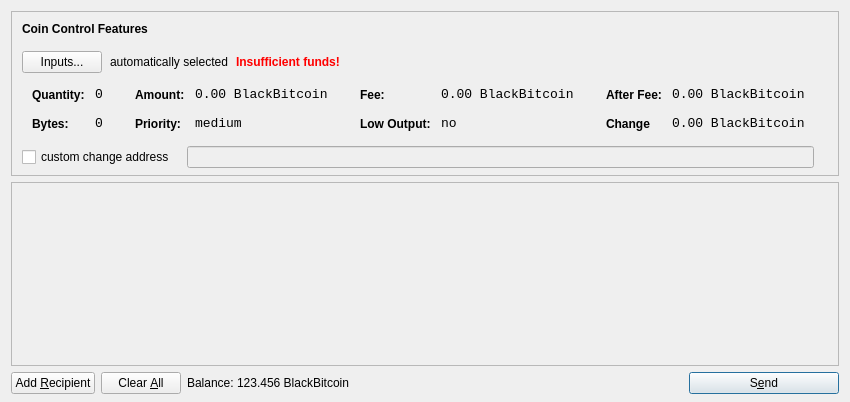
<?xml version="1.0" encoding="UTF-8"?>
<ui version="4.0">
 <class>SendCoinsDialog</class>
 <widget class="QDialog" name="SendCoinsDialog">
  <property name="geometry">
   <rect>
    <x>0</x>
    <y>0</y>
    <width>850</width>
    <height>402</height>
   </rect>
  </property>
  <property name="windowTitle">
   <string>Send Coins</string>
  </property>
  <layout class="QVBoxLayout" name="verticalLayout" stretch="0,1,0">
   <property name="bottomMargin">
    <number>8</number>
   </property>
   <item>
    <widget class="QFrame" name="frameCoinControl">
     <property name="sizePolicy">
      <sizepolicy hsizetype="Expanding" vsizetype="Expanding">
       <horstretch>0</horstretch>
       <verstretch>0</verstretch>
      </sizepolicy>
     </property>
     <property name="maximumSize">
      <size>
       <width>16777215</width>
       <height>16777215</height>
      </size>
     </property>
     <property name="frameShape">
      <enum>QFrame::StyledPanel</enum>
     </property>
     <property name="frameShadow">
      <enum>QFrame::Sunken</enum>
     </property>
     <layout class="QVBoxLayout" name="verticalLayoutCoinControl2">
      <property name="spacing">
       <number>6</number>
      </property>
      <property name="leftMargin">
       <number>0</number>
      </property>
      <property name="topMargin">
       <number>0</number>
      </property>
      <property name="rightMargin">
       <number>0</number>
      </property>
      <property name="bottomMargin">
       <number>6</number>
      </property>
      <item>
       <layout class="QVBoxLayout" name="verticalLayoutCoinControl" stretch="0,0,0,0,1">
        <property name="spacing">
         <number>0</number>
        </property>
        <property name="leftMargin">
         <number>10</number>
        </property>
        <property name="topMargin">
         <number>10</number>
        </property>
        <item>
         <layout class="QHBoxLayout" name="horizontalLayoutCoinControl1">
          <property name="bottomMargin">
           <number>15</number>
          </property>
          <item>
           <widget class="QLabel" name="labelCoinControlFeatures">
            <property name="sizePolicy">
             <sizepolicy hsizetype="Preferred" vsizetype="Maximum">
              <horstretch>0</horstretch>
              <verstretch>0</verstretch>
             </sizepolicy>
            </property>
            <property name="font">
             <font>
              <weight>75</weight>
              <bold>true</bold>
             </font>
            </property>
            <property name="styleSheet">
             <string notr="true">font-weight:bold;</string>
            </property>
            <property name="text">
             <string>Coin Control Features</string>
            </property>
           </widget>
          </item>
         </layout>
        </item>
        <item>
         <layout class="QHBoxLayout" name="horizontalLayoutCoinControl2" stretch="0,0,0,0">
          <property name="spacing">
           <number>8</number>
          </property>
          <property name="bottomMargin">
           <number>10</number>
          </property>
          <item>
           <widget class="QPushButton" name="pushButtonCoinControl">
            <property name="styleSheet">
             <string notr="true"/>
            </property>
            <property name="text">
             <string>Inputs...</string>
            </property>
           </widget>
          </item>
          <item>
           <widget class="QLabel" name="labelCoinControlAutomaticallySelected">
            <property name="text">
             <string>automatically selected</string>
            </property>
            <property name="margin">
             <number>5</number>
            </property>
           </widget>
          </item>
          <item>
           <widget class="QLabel" name="labelCoinControlInsuffFunds">
            <property name="font">
             <font>
              <weight>75</weight>
              <bold>true</bold>
             </font>
            </property>
            <property name="styleSheet">
             <string notr="true">color:red;font-weight:bold;</string>
            </property>
            <property name="text">
             <string>Insufficient funds!</string>
            </property>
            <property name="margin">
             <number>5</number>
            </property>
           </widget>
          </item>
          <item>
           <spacer name="horizontalSpacerCoinControl">
            <property name="orientation">
             <enum>Qt::Horizontal</enum>
            </property>
            <property name="sizeHint" stdset="0">
             <size>
              <width>40</width>
              <height>1</height>
             </size>
            </property>
           </spacer>
          </item>
         </layout>
        </item>
        <item>
         <widget class="QWidget" name="widgetCoinControl" native="true">
          <property name="sizePolicy">
           <sizepolicy hsizetype="Preferred" vsizetype="Preferred">
            <horstretch>0</horstretch>
            <verstretch>0</verstretch>
           </sizepolicy>
          </property>
          <property name="minimumSize">
           <size>
            <width>0</width>
            <height>0</height>
           </size>
          </property>
          <property name="styleSheet">
           <string notr="true"/>
          </property>
          <layout class="QHBoxLayout" name="horizontalLayoutCoinControl5">
           <property name="leftMargin">
            <number>0</number>
           </property>
           <property name="topMargin">
            <number>0</number>
           </property>
           <property name="rightMargin">
            <number>0</number>
           </property>
           <property name="bottomMargin">
            <number>0</number>
           </property>
           <item>
            <layout class="QHBoxLayout" name="horizontalLayoutCoinControl3" stretch="0,0,0,1">
             <property name="spacing">
              <number>20</number>
             </property>
             <property name="topMargin">
              <number>0</number>
             </property>
             <property name="bottomMargin">
              <number>10</number>
             </property>
             <item>
              <layout class="QFormLayout" name="formLayoutCoinControl1">
               <property name="horizontalSpacing">
                <number>10</number>
               </property>
               <property name="verticalSpacing">
                <number>14</number>
               </property>
               <property name="leftMargin">
                <number>10</number>
               </property>
               <property name="topMargin">
                <number>4</number>
               </property>
               <property name="rightMargin">
                <number>6</number>
               </property>
               <item row="0" column="0">
                <widget class="QLabel" name="labelCoinControlQuantityText">
                 <property name="styleSheet">
                  <string notr="true">font-weight:bold;</string>
                 </property>
                 <property name="text">
                  <string>Quantity:</string>
                 </property>
                 <property name="margin">
                  <number>0</number>
                 </property>
                </widget>
               </item>
               <item row="0" column="1">
                <widget class="QLabel" name="labelCoinControlQuantity">
                 <property name="font">
                  <font>
                   <family>Monospace</family>
                   <pointsize>10</pointsize>
                  </font>
                 </property>
                 <property name="cursor">
                  <cursorShape>IBeamCursor</cursorShape>
                 </property>
                 <property name="contextMenuPolicy">
                  <enum>Qt::ActionsContextMenu</enum>
                 </property>
                 <property name="text">
                  <string>0</string>
                 </property>
                 <property name="margin">
                  <number>0</number>
                 </property>
                 <property name="textInteractionFlags">
                  <set>Qt::LinksAccessibleByMouse|Qt::TextSelectableByKeyboard|Qt::TextSelectableByMouse</set>
                 </property>
                </widget>
               </item>
               <item row="1" column="0">
                <widget class="QLabel" name="labelCoinControlBytesText">
                 <property name="styleSheet">
                  <string notr="true">font-weight:bold;</string>
                 </property>
                 <property name="text">
                  <string>Bytes:</string>
                 </property>
                </widget>
               </item>
               <item row="1" column="1">
                <widget class="QLabel" name="labelCoinControlBytes">
                 <property name="font">
                  <font>
                   <family>Monospace</family>
                   <pointsize>10</pointsize>
                  </font>
                 </property>
                 <property name="cursor">
                  <cursorShape>IBeamCursor</cursorShape>
                 </property>
                 <property name="contextMenuPolicy">
                  <enum>Qt::ActionsContextMenu</enum>
                 </property>
                 <property name="text">
                  <string>0</string>
                 </property>
                 <property name="textInteractionFlags">
                  <set>Qt::LinksAccessibleByMouse|Qt::TextSelectableByKeyboard|Qt::TextSelectableByMouse</set>
                 </property>
                </widget>
               </item>
              </layout>
             </item>
             <item>
              <layout class="QFormLayout" name="formLayoutCoinControl2">
               <property name="horizontalSpacing">
                <number>10</number>
               </property>
               <property name="verticalSpacing">
                <number>14</number>
               </property>
               <property name="leftMargin">
                <number>6</number>
               </property>
               <property name="topMargin">
                <number>4</number>
               </property>
               <property name="rightMargin">
                <number>6</number>
               </property>
               <item row="0" column="0">
                <widget class="QLabel" name="labelCoinControlAmountText">
                 <property name="styleSheet">
                  <string notr="true">font-weight:bold;</string>
                 </property>
                 <property name="text">
                  <string>Amount:</string>
                 </property>
                 <property name="margin">
                  <number>0</number>
                 </property>
                </widget>
               </item>
               <item row="0" column="1">
                <widget class="QLabel" name="labelCoinControlAmount">
                 <property name="font">
                  <font>
                   <family>Monospace</family>
                   <pointsize>10</pointsize>
                  </font>
                 </property>
                 <property name="cursor">
                  <cursorShape>IBeamCursor</cursorShape>
                 </property>
                 <property name="contextMenuPolicy">
                  <enum>Qt::ActionsContextMenu</enum>
                 </property>
                 <property name="text">
                  <string>0.00 BlackBitcoin</string>
                 </property>
                 <property name="textInteractionFlags">
                  <set>Qt::LinksAccessibleByMouse|Qt::TextSelectableByKeyboard|Qt::TextSelectableByMouse</set>
                 </property>
                </widget>
               </item>
               <item row="1" column="0">
                <widget class="QLabel" name="labelCoinControlPriorityText">
                 <property name="styleSheet">
                  <string notr="true">font-weight:bold;</string>
                 </property>
                 <property name="text">
                  <string>Priority:</string>
                 </property>
                </widget>
               </item>
               <item row="1" column="1">
                <widget class="QLabel" name="labelCoinControlPriority">
                 <property name="font">
                  <font>
                   <family>Monospace</family>
                   <pointsize>10</pointsize>
                  </font>
                 </property>
                 <property name="cursor">
                  <cursorShape>IBeamCursor</cursorShape>
                 </property>
                 <property name="contextMenuPolicy">
                  <enum>Qt::ActionsContextMenu</enum>
                 </property>
                 <property name="text">
                  <string>medium</string>
                 </property>
                 <property name="textInteractionFlags">
                  <set>Qt::LinksAccessibleByMouse|Qt::TextSelectableByKeyboard|Qt::TextSelectableByMouse</set>
                 </property>
                </widget>
               </item>
              </layout>
             </item>
             <item>
              <layout class="QFormLayout" name="formLayoutCoinControl3">
               <property name="horizontalSpacing">
                <number>10</number>
               </property>
               <property name="verticalSpacing">
                <number>14</number>
               </property>
               <property name="leftMargin">
                <number>6</number>
               </property>
               <property name="topMargin">
                <number>4</number>
               </property>
               <property name="rightMargin">
                <number>6</number>
               </property>
               <item row="0" column="0">
                <widget class="QLabel" name="labelCoinControlFeeText">
                 <property name="styleSheet">
                  <string notr="true">font-weight:bold;</string>
                 </property>
                 <property name="text">
                  <string>Fee:</string>
                 </property>
                 <property name="margin">
                  <number>0</number>
                 </property>
                </widget>
               </item>
               <item row="0" column="1">
                <widget class="QLabel" name="labelCoinControlFee">
                 <property name="font">
                  <font>
                   <family>Monospace</family>
                   <pointsize>10</pointsize>
                  </font>
                 </property>
                 <property name="cursor">
                  <cursorShape>IBeamCursor</cursorShape>
                 </property>
                 <property name="contextMenuPolicy">
                  <enum>Qt::ActionsContextMenu</enum>
                 </property>
                 <property name="text">
                  <string>0.00 BlackBitcoin</string>
                 </property>
                 <property name="textInteractionFlags">
                  <set>Qt::LinksAccessibleByMouse|Qt::TextSelectableByKeyboard|Qt::TextSelectableByMouse</set>
                 </property>
                </widget>
               </item>
               <item row="1" column="0">
                <widget class="QLabel" name="labelCoinControlLowOutputText">
                 <property name="styleSheet">
                  <string notr="true">font-weight:bold;</string>
                 </property>
                 <property name="text">
                  <string>Low Output:</string>
                 </property>
                </widget>
               </item>
               <item row="1" column="1">
                <widget class="QLabel" name="labelCoinControlLowOutput">
                 <property name="font">
                  <font>
                   <family>Monospace</family>
                   <pointsize>10</pointsize>
                  </font>
                 </property>
                 <property name="cursor">
                  <cursorShape>IBeamCursor</cursorShape>
                 </property>
                 <property name="contextMenuPolicy">
                  <enum>Qt::ActionsContextMenu</enum>
                 </property>
                 <property name="text">
                  <string>no</string>
                 </property>
                 <property name="textInteractionFlags">
                  <set>Qt::LinksAccessibleByMouse|Qt::TextSelectableByKeyboard|Qt::TextSelectableByMouse</set>
                 </property>
                </widget>
               </item>
              </layout>
             </item>
             <item>
              <layout class="QFormLayout" name="formLayoutCoinControl4">
               <property name="horizontalSpacing">
                <number>10</number>
               </property>
               <property name="verticalSpacing">
                <number>14</number>
               </property>
               <property name="leftMargin">
                <number>6</number>
               </property>
               <property name="topMargin">
                <number>4</number>
               </property>
               <property name="rightMargin">
                <number>6</number>
               </property>
               <item row="0" column="0">
                <widget class="QLabel" name="labelCoinControlAfterFeeText">
                 <property name="styleSheet">
                  <string notr="true">font-weight:bold;</string>
                 </property>
                 <property name="text">
                  <string>After Fee:</string>
                 </property>
                 <property name="margin">
                  <number>0</number>
                 </property>
                </widget>
               </item>
               <item row="0" column="1">
                <widget class="QLabel" name="labelCoinControlAfterFee">
                 <property name="font">
                  <font>
                   <family>Monospace</family>
                   <pointsize>10</pointsize>
                  </font>
                 </property>
                 <property name="cursor">
                  <cursorShape>IBeamCursor</cursorShape>
                 </property>
                 <property name="contextMenuPolicy">
                  <enum>Qt::ActionsContextMenu</enum>
                 </property>
                 <property name="text">
                  <string>0.00 BlackBitcoin</string>
                 </property>
                 <property name="textInteractionFlags">
                  <set>Qt::LinksAccessibleByMouse|Qt::TextSelectableByKeyboard|Qt::TextSelectableByMouse</set>
                 </property>
                </widget>
               </item>
               <item row="1" column="0">
                <widget class="QLabel" name="labelCoinControlChangeText">
                 <property name="styleSheet">
                  <string notr="true">font-weight:bold;</string>
                 </property>
                 <property name="text">
                  <string>Change</string>
                 </property>
                </widget>
               </item>
               <item row="1" column="1">
                <widget class="QLabel" name="labelCoinControlChange">
                 <property name="font">
                  <font>
                   <family>Monospace</family>
                   <pointsize>10</pointsize>
                  </font>
                 </property>
                 <property name="cursor">
                  <cursorShape>IBeamCursor</cursorShape>
                 </property>
                 <property name="contextMenuPolicy">
                  <enum>Qt::ActionsContextMenu</enum>
                 </property>
                 <property name="text">
                  <string>0.00 BlackBitcoin</string>
                 </property>
                 <property name="textInteractionFlags">
                  <set>Qt::LinksAccessibleByMouse|Qt::TextSelectableByKeyboard|Qt::TextSelectableByMouse</set>
                 </property>
                </widget>
               </item>
              </layout>
             </item>
            </layout>
           </item>
          </layout>
         </widget>
        </item>
        <item>
         <layout class="QHBoxLayout" name="horizontalLayoutCoinControl4" stretch="0,0,0">
          <property name="spacing">
           <number>12</number>
          </property>
          <property name="sizeConstraint">
           <enum>QLayout::SetDefaultConstraint</enum>
          </property>
          <property name="topMargin">
           <number>5</number>
          </property>
          <property name="rightMargin">
           <number>5</number>
          </property>
          <item>
           <widget class="QCheckBox" name="checkBoxCoinControlChange">
            <property name="text">
             <string>custom change address</string>
            </property>
           </widget>
          </item>
          <item>
           <widget class="QLineEdit" name="lineEditCoinControlChange">
            <property name="enabled">
             <bool>false</bool>
            </property>
            <property name="sizePolicy">
             <sizepolicy hsizetype="Expanding" vsizetype="Fixed">
              <horstretch>0</horstretch>
              <verstretch>0</verstretch>
             </sizepolicy>
            </property>
           </widget>
          </item>
          <item>
           <widget class="QLabel" name="labelCoinControlChangeLabel">
            <property name="sizePolicy">
             <sizepolicy hsizetype="Preferred" vsizetype="Expanding">
              <horstretch>0</horstretch>
              <verstretch>0</verstretch>
             </sizepolicy>
            </property>
            <property name="minimumSize">
             <size>
              <width>0</width>
              <height>0</height>
             </size>
            </property>
            <property name="text">
             <string/>
            </property>
            <property name="margin">
             <number>3</number>
            </property>
           </widget>
          </item>
         </layout>
        </item>
        <item>
         <spacer name="verticalSpacerCoinControl">
          <property name="orientation">
           <enum>Qt::Vertical</enum>
          </property>
          <property name="sizeHint" stdset="0">
           <size>
            <width>800</width>
            <height>1</height>
           </size>
          </property>
         </spacer>
        </item>
       </layout>
      </item>
     </layout>
    </widget>
   </item>
   <item>
    <widget class="QScrollArea" name="scrollArea">
     <property name="widgetResizable">
      <bool>true</bool>
     </property>
     <widget class="QWidget" name="scrollAreaWidgetContents">
      <property name="geometry">
       <rect>
        <x>0</x>
        <y>0</y>
        <width>830</width>
        <height>174</height>
       </rect>
      </property>
      <layout class="QVBoxLayout" name="verticalLayout_2">
       <property name="leftMargin">
        <number>0</number>
       </property>
       <property name="topMargin">
        <number>0</number>
       </property>
       <property name="rightMargin">
        <number>0</number>
       </property>
       <property name="bottomMargin">
        <number>0</number>
       </property>
       <item>
        <layout class="QVBoxLayout" name="entries">
         <property name="spacing">
          <number>6</number>
         </property>
        </layout>
       </item>
       <item>
        <spacer name="verticalSpacer">
         <property name="orientation">
          <enum>Qt::Vertical</enum>
         </property>
         <property name="sizeHint" stdset="0">
          <size>
           <width>20</width>
           <height>40</height>
          </size>
         </property>
        </spacer>
       </item>
      </layout>
     </widget>
    </widget>
   </item>
   <item>
    <layout class="QHBoxLayout" name="horizontalLayout">
     <item>
      <widget class="QPushButton" name="addButton">
       <property name="toolTip">
        <string>Send to multiple recipients at once</string>
       </property>
       <property name="text">
        <string>Add &amp;Recipient</string>
       </property>
       <property name="icon">
        <iconset resource="../bitcoin.qrc">
         <normaloff>:/icons/add</normaloff>:/icons/add</iconset>
       </property>
       <property name="autoDefault">
        <bool>false</bool>
       </property>
      </widget>
     </item>
     <item>
      <widget class="QPushButton" name="clearButton">
       <property name="sizePolicy">
        <sizepolicy hsizetype="Minimum" vsizetype="Fixed">
         <horstretch>0</horstretch>
         <verstretch>0</verstretch>
        </sizepolicy>
       </property>
       <property name="toolTip">
        <string>Remove all transaction fields</string>
       </property>
       <property name="text">
        <string>Clear &amp;All</string>
       </property>
       <property name="icon">
        <iconset resource="../bitcoin.qrc">
         <normaloff>:/icons/remove</normaloff>:/icons/remove</iconset>
       </property>
       <property name="autoRepeatDelay">
        <number>300</number>
       </property>
       <property name="autoDefault">
        <bool>false</bool>
       </property>
      </widget>
     </item>
     <item>
      <layout class="QHBoxLayout" name="horizontalLayout_2">
       <property name="spacing">
        <number>3</number>
       </property>
       <item>
        <widget class="QLabel" name="label">
         <property name="sizePolicy">
          <sizepolicy hsizetype="Preferred" vsizetype="Fixed">
           <horstretch>0</horstretch>
           <verstretch>0</verstretch>
          </sizepolicy>
         </property>
         <property name="text">
          <string>Balance:</string>
         </property>
        </widget>
       </item>
       <item>
        <widget class="QLabel" name="labelBalance">
         <property name="sizePolicy">
          <sizepolicy hsizetype="Preferred" vsizetype="Fixed">
           <horstretch>0</horstretch>
           <verstretch>0</verstretch>
          </sizepolicy>
         </property>
         <property name="cursor">
          <cursorShape>IBeamCursor</cursorShape>
         </property>
         <property name="text">
          <string>123.456 BlackBitcoin</string>
         </property>
         <property name="textInteractionFlags">
          <set>Qt::LinksAccessibleByMouse|Qt::TextSelectableByKeyboard|Qt::TextSelectableByMouse</set>
         </property>
        </widget>
       </item>
      </layout>
     </item>
     <item>
      <spacer name="horizontalSpacer">
       <property name="orientation">
        <enum>Qt::Horizontal</enum>
       </property>
       <property name="sizeHint" stdset="0">
        <size>
         <width>40</width>
         <height>20</height>
        </size>
       </property>
      </spacer>
     </item>
     <item>
      <widget class="QPushButton" name="sendButton">
       <property name="minimumSize">
        <size>
         <width>150</width>
         <height>0</height>
        </size>
       </property>
       <property name="toolTip">
        <string>Confirm the send action</string>
       </property>
       <property name="text">
        <string>S&amp;end</string>
       </property>
       <property name="icon">
        <iconset resource="../bitcoin.qrc">
         <normaloff>:/icons/send</normaloff>:/icons/send</iconset>
       </property>
       <property name="default">
        <bool>true</bool>
       </property>
      </widget>
     </item>
    </layout>
   </item>
  </layout>
 </widget>
 <resources>
  <include location="../bitcoin.qrc"/>
 </resources>
 <connections/>
</ui>
